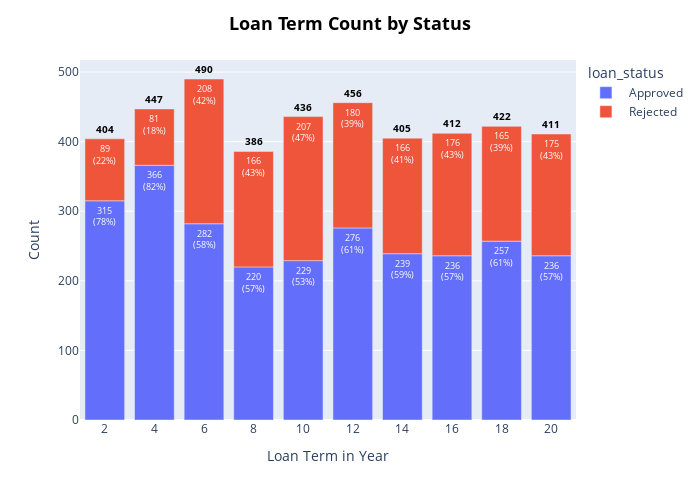

Notebook source saved alongside this figure:
### Code cell
# Calculate counts for each combination of loan_term and loan_status
count_term_status = data.groupby(['loan_term', 'loan_status']).size().reset_index(name='count')

# Calculate total counts for each loan_term
total_counts = count_term_status.groupby('loan_term')['count'].sum().reset_index(name='total_count')

# Merge total counts with the count_term_status to calculate percentages
count_term_status = count_term_status.merge(total_counts, on='loan_term')
count_term_status['percentage'] = (count_term_status['count'] / count_term_status['total_count'] * 100).round(0).astype(int)

#create a string of value of percentage
count_term_status['count_percentage'] = count_term_status['count'].astype(str).str.cat(count_term_status['percentage'].astype(str), sep='<br>(') + '%)'

fig = px.bar(count_term_status, x='loan_term', y='count', color='loan_status', text='count_percentage', width=700, height=500)

# Update x labels
fig.update_xaxes(tickangle=0, tickmode='array', tickvals=count_term_status['loan_term'], ticktext=count_term_status['loan_term'])

# Update layout for better visual appearance
fig.update_layout(xaxis_title = 'Loan Term in Year', 
                  yaxis_title = 'Count', 
                  title = {"text":"Loan Term Count by Status", 
                           "font":{'size': 18, 'color': 'black', 'weight':'bold'}, 
                           "x":0.5, 
                           "xanchor": "center"})

# Update traces to show text labels inside the bars with bold font
fig.update_traces(texttemplate='%{text}', 
                  textposition='inside', 
                  textfont=dict(size=9, color="white", weight="normal"))

# Add total count labels as an additional trace
for _, row in total_counts.iterrows():
    fig.add_annotation(
        x=row['loan_term'],
        y=row['total_count'],
        text=f"{row['total_count']}",
        showarrow=False,
        yshift=10,
        font=dict(size=10, color="black", weight="bold"),
        align="center")

# Show the figure
fig.show()

### Figure 1 — Plotly figure (JSON) as saved in the notebook; plotly's stock layout.template omitted (floating-point values rounded to 4 significant figures)
{"data": [{"alignmentgroup": "True", "hovertemplate": "loan_status= Approved<br>loan_term=%{x}<br>count=%{y}<br>count_percentage=%{text}<extra></extra>", "legendgroup": " Approved", "marker": {"color": "#636efa", "pattern": {"shape": ""}}, "name": " Approved", "offsetgroup": " Approved", "orientation": "v", "showlegend": true, "text": ["315<br>(78%)", "366<br>(82%)", "282<br>(58%)", "220<br>(57%)", "229<br>(53%)", "276<br>(61%)", "239<br>(59%)", "236<br>(57%)", "257<br>(61%)", "236<br>(57%)"], "textfont": {"color": "white", "size": 9, "weight": "normal"}, "textposition": "inside", "texttemplate": "%{text}", "type": "bar", "x": [2, 4, 6, 8, 10, 12, 14, 16, 18, 20], "xaxis": "x", "y": [315, 366, 282, 220, 229, 276, 239, 236, 257, 236], "yaxis": "y"}, {"alignmentgroup": "True", "hovertemplate": "loan_status= Rejected<br>loan_term=%{x}<br>count=%{y}<br>count_percentage=%{text}<extra></extra>", "legendgroup": " Rejected", "marker": {"color": "#EF553B", "pattern": {"shape": ""}}, "name": " Rejected", "offsetgroup": " Rejected", "orientation": "v", "showlegend": true, "text": ["89<br>(22%)", "81<br>(18%)", "208<br>(42%)", "166<br>(43%)", "207<br>(47%)", "180<br>(39%)", "166<br>(41%)", "176<br>(43%)", "165<br>(39%)", "175<br>(43%)"], "textfont": {"color": "white", "size": 9, "weight": "normal"}, "textposition": "inside", "texttemplate": "%{text}", "type": "bar", "x": [2, 4, 6, 8, 10, 12, 14, 16, 18, 20], "xaxis": "x", "y": [89, 81, 208, 166, 207, 180, 166, 176, 165, 175], "yaxis": "y"}], "layout": {"annotations": [{"align": "center", "font": {"color": "black", "size": 10, "weight": "bold"}, "showarrow": false, "text": "404", "x": 2, "y": 404, "yshift": 10}, {"align": "center", "font": {"color": "black", "size": 10, "weight": "bold"}, "showarrow": false, "text": "447", "x": 4, "y": 447, "yshift": 10}, {"align": "center", "font": {"color": "black", "size": 10, "weight": "bold"}, "showarrow": false, "text": "490", "x": 6, "y": 490, "yshift": 10}, {"align": "center", "font": {"color": "black", "size": 10, "weight": "bold"}, "showarrow": false, "text": "386", "x": 8, "y": 386, "yshift": 10}, {"align": "center", "font": {"color": "black", "size": 10, "weight": "bold"}, "showarrow": false, "text": "436", "x": 10, "y": 436, "yshift": 10}, {"align": "center", "font": {"color": "black", "size": 10, "weight": "bold"}, "showarrow": false, "text": "456", "x": 12, "y": 456, "yshift": 10}, {"align": "center", "font": {"color": "black", "size": 10, "weight": "bold"}, "showarrow": false, "text": "405", "x": 14, "y": 405, "yshift": 10}, {"align": "center", "font": {"color": "black", "size": 10, "weight": "bold"}, "showarrow": false, "text": "412", "x": 16, "y": 412, "yshift": 10}, {"align": "center", "font": {"color": "black", "size": 10, "weight": "bold"}, "showarrow": false, "text": "422", "x": 18, "y": 422, "yshift": 10}, {"align": "center", "font": {"color": "black", "size": 10, "weight": "bold"}, "showarrow": false, "text": "411", "x": 20, "y": 411, "yshift": 10}], "barmode": "relative", "height": 500, "legend": {"title": {"text": "loan_status"}, "tracegroupgap": 0}, "margin": {"t": 60}, "title": {"font": {"color": "black", "size": 18, "weight": "bold"}, "text": "Loan Term Count by Status", "x": 0.5, "xanchor": "center"}, "width": 700, "xaxis": {"anchor": "y", "domain": [0, 1], "tickangle": 0, "tickmode": "array", "ticktext": [2, 2, 4, 4, 6, 6, 8, 8, 10, 10, 12, 12, 14, 14, 16, 16, 18, 18, 20, 20], "tickvals": [2, 2, 4, 4, 6, 6, 8, 8, 10, 10, 12, 12, 14, 14, 16, 16, 18, 18, 20, 20], "title": {"text": "Loan Term in Year"}}, "yaxis": {"anchor": "x", "domain": [0, 1], "title": {"text": "Count"}}}}
